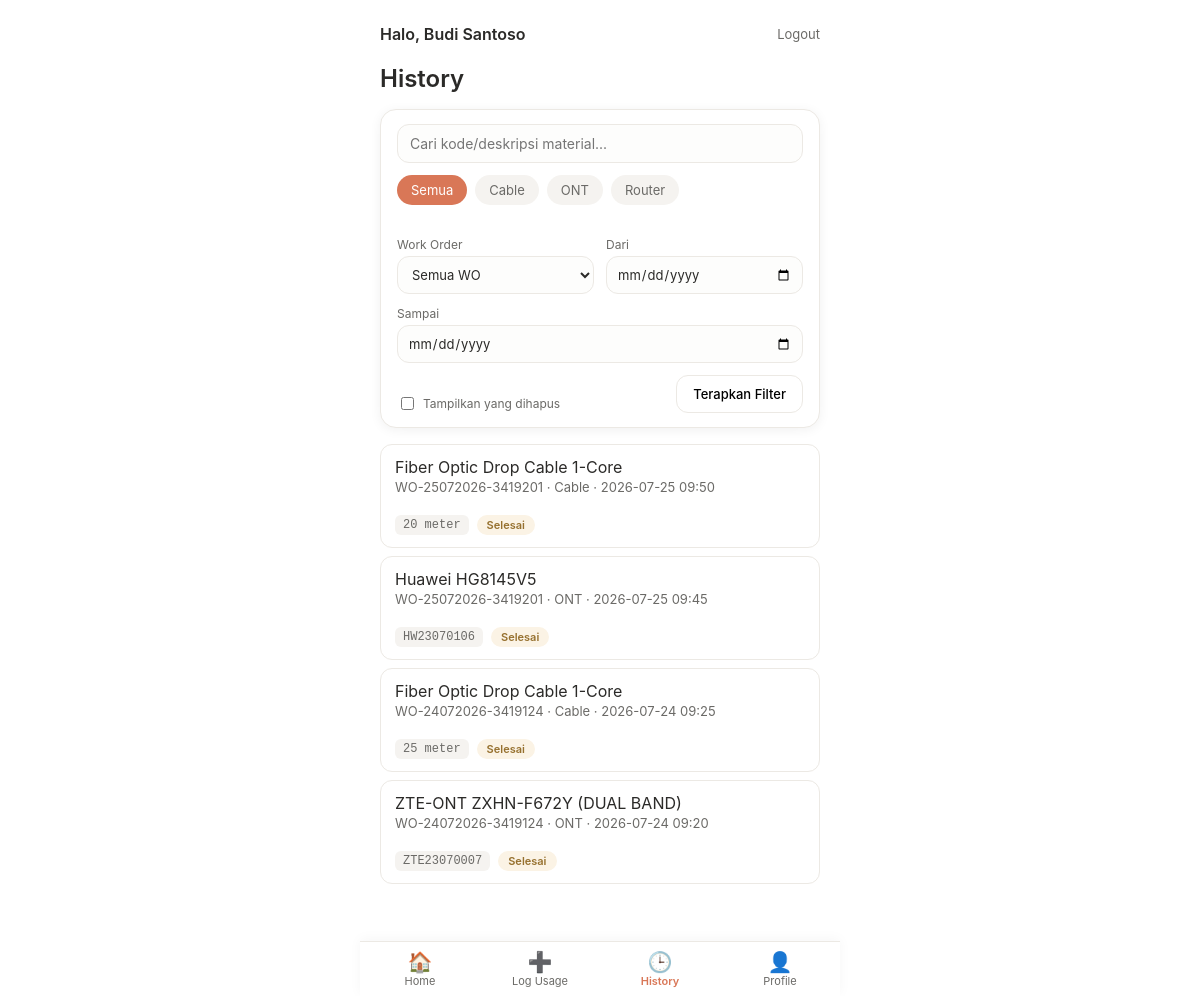
/index.php?page=history (signed in), run on the app's committed database.
### tables this page shows
CREATE TABLE categories (
  id INT AUTO_INCREMENT PRIMARY KEY,
  name VARCHAR(50) NOT NULL UNIQUE,
  code_prefix VARCHAR(10) NOT NULL UNIQUE,
  created_at DATETIME NOT NULL DEFAULT CURRENT_TIMESTAMP
);

CREATE TABLE usage_logs (
  id INT AUTO_INCREMENT PRIMARY KEY,
  wo_id INT NOT NULL,
  technician_id INT NOT NULL,
  material_id INT NOT NULL,
  serial_number VARCHAR(100) NULL,    
  qty_used DECIMAL(10,2) NULL,        
  is_deleted TINYINT(1) NOT NULL DEFAULT 0,
  deleted_at DATETIME NULL,
  created_at DATETIME NOT NULL DEFAULT CURRENT_TIMESTAMP,
  CONSTRAINT fk_usage_logs_wo
    FOREIGN KEY (wo_id) REFERENCES work_orders(id)
    ON DELETE RESTRICT ON UPDATE CASCADE,
  CONSTRAINT fk_usage_logs_technician
    FOREIGN KEY (technician_id) REFERENCES users(id)
    ON DELETE RESTRICT ON UPDATE CASCADE,
  CONSTRAINT fk_usage_logs_material
    FOREIGN KEY (material_id) REFERENCES materials(id)
    ON DELETE RESTRICT ON UPDATE CASCADE
);

CREATE TABLE materials (
  id INT AUTO_INCREMENT PRIMARY KEY,
  item_code VARCHAR(30) NOT NULL UNIQUE,
  category_id INT NOT NULL,
  description VARCHAR(255) NOT NULL,
  merk VARCHAR(50),
  tracking_type ENUM('serial', 'quantity') NOT NULL,
  unit VARCHAR(20) NOT NULL,  
  stock_qty DECIMAL(10,2) NOT NULL DEFAULT 0,
  low_stock_threshold DECIMAL(10,2) NULL DEFAULT NULL,
  created_at DATETIME NOT NULL DEFAULT CURRENT_TIMESTAMP,
  CONSTRAINT fk_materials_category
    FOREIGN KEY (category_id) REFERENCES categories(id)
    ON DELETE RESTRICT ON UPDATE CASCADE
);

CREATE TABLE work_orders (
  id INT AUTO_INCREMENT PRIMARY KEY,
  wo_no VARCHAR(50) NOT NULL UNIQUE,
  wo_date DATE NOT NULL,
  technician_id INT NOT NULL,
  customer_name VARCHAR(150) NOT NULL,
  customer_address VARCHAR(255),
  port_fat VARCHAR(100),
  status ENUM('open', 'completed') NOT NULL DEFAULT 'open',
  notes TEXT NULL,
  created_at DATETIME NOT NULL DEFAULT CURRENT_TIMESTAMP,
  CONSTRAINT fk_work_orders_technician
    FOREIGN KEY (technician_id) REFERENCES users(id)
    ON DELETE RESTRICT ON UPDATE CASCADE
);

### app/controllers/UsageLogController.php (called while the page is built, shortened)
<?php
require_once __DIR__ . '/../core/Auth.php';
require_once __DIR__ . '/../models/Category.php';
require_once __DIR__ . '/../models/UsageLog.php';
class UsageLogController
{
    public function history(): void
    {
        $user = Auth::user();
        $filters = $this->buildFilters($_GET);
        $filters['technician_id'] = $user['id'];
        $logs = UsageLog::getFiltered($filters);
        $categories = Category::getAll();
        $showDeleted = !empty($_GET['show_deleted']);
        require __DIR__ . '/../views/partials/header.php';
        require __DIR__ . '/../views/teknisi/history.php';
        require __DIR__ . '/../views/partials/navbar.php';
        require __DIR__ . '/../views/partials/footer.php';
    }
    private function buildFilters(array $get): array
    {
        $search = trim($get['q'] ?? '');
        return [
            'wo_id'           => !empty($get['wo']) ? (int) $get['wo'] : null,
            'category_id'     => !empty($get['category']) ? (int) $get['category'] : null,
            'search'          => $search !== '' ? $search : null,
            'date_from'       => !empty($get['date_from']) ? $get['date_from'] : null,
            'date_to'         => !empty($get['date_to']) ? $get['date_to'] : null,
            'include_deleted' => !empty($get['show_deleted']),
        ];
    }
}

### app/core/Router.php (called while the page is built, shortened)
<?php
class Router
{
    private static array $routes = [
        'login'     => ['AuthController', 'showLogin'],
        'do_login'  => ['AuthController', 'login'],
        'logout'    => ['AuthController', 'logout'],
        'dashboard' => ['DashboardController', 'index'],
        'home'      => ['DashboardController', 'teknisiHome'],
        'materials'             => ['MaterialController', 'index'],
        'material-form'         => ['MaterialController', 'form'],
        'material-save'         => ['MaterialController', 'save'],
        'material-serials'      => ['MaterialController', 'serials'],
        'material-serial-add'   => ['MaterialController', 'addSerial'],
        'material-stock-adjust' => ['MaterialController', 'adjustStock'],
        'workorders'             => ['WorkOrderController', 'index'],
        'workorder-form'         => ['WorkOrderController', 'form'],
        'workorder-save'         => ['WorkOrderController', 'save'],
        'workorder-detail'       => ['WorkOrderController', 'detail'],
        'workorder-toggle-status' => ['WorkOrderController', 'toggleStatus'],
        'log-usage'      => ['UsageLogController', 'form'],
        'usage-log-save' => ['UsageLogController', 'save'],
        'usage-log-edit'   => ['UsageLogController', 'editForm'],
        'usage-log-update' => ['UsageLogController', 'update'],
        'usage-log-delete' => ['UsageLogController', 'delete'],
        'history' => ['UsageLogController', 'history'],
        'logs'    => ['UsageLogController', 'adminLogs'],
        'audit-log' => ['AuditController', 'index'],
    ];
    public static function dispatch(): void
    {
        $page = $_GET['page'] ?? '';
        [$controllerName, $method] = self::$routes[$page];
        $controller = new $controllerName();
        $controller->$method();
    }
}

### public/index.php (called while the page is built, shortened)
<?php
require_once __DIR__ . '/../app/core/Auth.php';
require_once __DIR__ . '/../app/core/Router.php';
Router::dispatch();

### app/core/Auth.php (called while the page is built, shortened)
<?php
class Auth
{
    public static function user(): ?array
    {
        return $_SESSION['user'] ?? null;
    }
}

### app/models/Category.php (called while the page is built, shortened)
<?php
class Category
{
    public static function getAll(): array
    {
        $pdo = Database::getConnection();
        $stmt = $pdo->query('SELECT * FROM categories ORDER BY name ASC');
        return $stmt->fetchAll();
    }
}

### app/models/UsageLog.php (called while the page is built, shortened)
<?php
class UsageLog
{
    public static function getFiltered(array $filters): array
    {
        $pdo = Database::getConnection();
        $sql = "SELECT ul.id, ul.wo_id, ul.technician_id, ul.material_id, ul.serial_number,
                       ul.qty_used, ul.is_deleted, ul.deleted_at, ul.created_at,
                       m.item_code, m.description AS material_description, m.unit,
                       m.tracking_type, m.category_id,
                       c.name AS category_name,
                       wo.wo_no, wo.status AS wo_status,
                       u.name AS technician_name
                FROM usage_logs ul
                JOIN materials m ON m.id = ul.material_id
                JOIN categories c ON c.id = m.category_id
                JOIN work_orders wo ON wo.id = ul.wo_id
                JOIN users u ON u.id = ul.technician_id
                WHERE 1=1";
        $params = [];
        if (empty($filters['include_deleted'])) {
            $sql .= ' AND ul.is_deleted = 0';
        }
        if (!empty($filters['technician_id'])) {
            $sql .= ' AND ul.technician_id = :technician_id';
            $params['technician_id'] = $filters['technician_id'];
        }
        $sql .= ' ORDER BY ul.created_at DESC, ul.id DESC';
        $stmt = $pdo->prepare($sql);
        $stmt->execute($params);
        return $stmt->fetchAll();
    }
}

### app/views/teknisi/history.php (the view, shortened to what this page needs)
<?php
$currentWo = $_GET['wo'] ?? '';
$currentCategory = $_GET['category'] ?? '';
$currentSearch = htmlspecialchars($_GET['q'] ?? '');
$currentDateFrom = htmlspecialchars($_GET['date_from'] ?? '');
$currentDateTo = htmlspecialchars($_GET['date_to'] ?? '');
?>
<div class="container">
    <div class="topbar">
        <span class="topbar-greeting">Halo, <?= htmlspecialchars($user['name']) ?></span>
        <a href="index.php?page=logout" class="topbar-logout">Logout</a>
    </div>
    <div class="section-header">
        <h2>History</h2>
    </div>
    <form method="GET" action="index.php" class="filter-panel">
        <div class="filter-row">
            <input type="text" name="q" value="<?= $currentSearch ?>" placeholder="Cari kode/deskripsi material...">
        </div>
        <div class="chip-row">
            <a href="index.php?page=history<?= $currentWo !== '' ? '&wo=' . urlencode($currentWo) : '' ?><?= $currentSearch !== '' ? '&q=' . urlencode($currentSearch) : '' ?><?= $currentDateFrom !== '' ? '&date_from=' . urlencode($currentDateFrom) : '' ?><?= $currentDateTo !== '' ? '&date_to=' . urlencode($currentDateTo) : '' ?><?= $showDeleted ? '&show_deleted=1' : '' ?>"
               class="chip<?= $currentCategory === '' ? ' active' : '' ?>">Semua</a>
            <?php foreach ($categories as $cat): ?>
                <a href="index.php?page=history&category=<?= $cat['id'] ?><?= $currentWo !== '' ? '&wo=' . urlencode($currentWo) : '' ?><?= $currentSearch !== '' ? '&q=' . urlencode($currentSearch) : '' ?><?= $currentDateFrom !== '' ? '&date_from=' . urlencode($currentDateFrom) : '' ?><?= $currentDateTo !== '' ? '&date_to=' . urlencode($currentDateTo) : '' ?><?= $showDeleted ? '&show_deleted=1' : '' ?>"
                   class="chip<?= (string) $currentCategory === (string) $cat['id'] ? ' active' : '' ?>">
                    <?= htmlspecialchars($cat['name']) ?>
                </a>
            <?php endforeach; ?>
        </div>
        <div class="filter-row">
            <label>Work Order
                <select name="wo">
                    <option value="">Semua WO</option>
                </select>
            </label>
            <label>Dari
                <input type="date" name="date_from" value="<?= $currentDateFrom ?>">
            </label>
            <label>Sampai
                <input type="date" name="date_to" value="<?= $currentDateTo ?>">
            </label>
        </div>
        <div class="filter-row">
            <label class="filter-checkbox">
                <input type="checkbox" name="show_deleted" value="1" <?= $showDeleted ? 'checked' : '' ?>>
                Tampilkan yang dihapus
            </label>
            <button type="submit" class="btn-search">Terapkan Filter</button>
        </div>
    </form>
    <?php if (empty($logs)): ?>
        <p class="placeholder-note">Tidak ada log yang cocok.</p>
    <?php else: ?>
        <div class="serial-list">
            <?php foreach ($logs as $log): ?>
                <?php
                    $isDeleted = (int) $log['is_deleted'] === 1;
                    $canManage = !$isDeleted && $log['wo_status'] === 'open';
                    $qtyDisplay = $log['serial_number']
                        ? $log['serial_number']
                        : rtrim(rtrim(number_format((float) $log['qty_used'], 2, '.', ''), '0'), '.') . ' ' . $log['unit'];
                ?>
                <div class="serial-row log-row<?= $isDeleted ? ' log-row-deleted' : '' ?>">
                    <div class="log-row-info">
                        <div><?= htmlspecialchars($log['material_description']) ?></div>
                        <div class="material-meta">
                            <?= htmlspecialchars($log['wo_no']) ?> ·
                            <?= htmlspecialchars($log['category_name']) ?> ·
                            <?= htmlspecialchars(substr($log['created_at'], 0, 16)) ?>
                        </div>
                    </div>
                    <div class="log-row-actions">
                        <span class="mono-code"><?= htmlspecialchars($qtyDisplay) ?></span>
                        <?php if ($isDeleted): ?>
                            <span class="badge badge-deleted">Dihapus</span>
                        <?php else: ?>
                            <span class="badge badge-quantity">Selesai</span>
                        <?php endif; ?>
                    </div>
                </div>
            <?php endforeach; ?>
        </div>
    <?php endif; ?>
</div>

### public/assets/css/style.css (style rules this page uses)
:root { --color-bg: #FFFFFF; --color-surface: #FFFFFF; --color-text: #2B2A28; --color-text-muted: #6B6A67; --color-accent: #D97757; --color-accent-hover: #C5643F; --color-border: #ECE9E4; --color-danger: #B4533F; --color-danger-bg: #FBEDE9; --shadow-soft: 0 2px 12px rgba(0, 0, 0, 0.06); --radius-lg: 16px; --radius-md: 12px; }
* { box-sizing: border-box; }
body { margin: 0; font-family: -apple-system, BlinkMacSystemFont, 'Segoe UI', Roboto, sans-serif; background: var(--color-bg); color: var(--color-text); -webkit-font-smoothing: antialiased; }
h1, h2, h3 { font-weight: 600; }
.container { padding: 24px 20px; }
.topbar { display: flex; justify-content: space-between; align-items: center; margin-bottom: 20px; }
.topbar-greeting { font-size: 16px; font-weight: 600; }
.topbar-logout { font-size: 13px; color: var(--color-text-muted); text-decoration: none; }
.section-header { display: flex; justify-content: space-between; align-items: center; margin-bottom: 16px; }
.section-header h2 { margin: 0; }
.btn-search { padding: 10px 16px; border: 1px solid var(--color-border); border-radius: var(--radius-md); background: #fff; font-size: 13px; font-weight: 500; cursor: pointer; font-family: inherit; }
.chip-row { display: flex; gap: 8px; overflow-x: auto; padding-bottom: 4px; margin-bottom: 16px; }
.chip { flex-shrink: 0; padding: 7px 14px; border-radius: 999px; background: #F5F3F0; color: var(--color-text-muted); font-size: 13px; text-decoration: none; white-space: nowrap; }
.chip.active { background: var(--color-accent); color: #fff; }
.mono-code { font-family: 'SFMono-Regular', Consolas, monospace; font-size: 12px; color: var(--color-text-muted); background: #F5F3F0; padding: 3px 8px; border-radius: 6px; }
.badge { display: inline-block; padding: 3px 10px; border-radius: 999px; font-size: 11px; font-weight: 600; }
.badge-quantity { background: #FBF3E5; color: #96702E; }
.material-meta { font-size: 13px; color: var(--color-text-muted); margin-bottom: 10px; }
.serial-list { display: flex; flex-direction: column; gap: 8px; }
.serial-row { display: flex; justify-content: space-between; align-items: center; background: var(--color-surface); border: 1px solid var(--color-border); border-radius: var(--radius-md); padding: 12px 14px; }
.log-row { flex-wrap: wrap; gap: 10px; }
.log-row-actions { display: flex; align-items: center; gap: 8px; flex-wrap: wrap; }
.filter-panel { background: var(--color-surface); border: 1px solid var(--color-border); border-radius: var(--radius-lg); box-shadow: var(--shadow-soft); padding: 14px 16px; margin-bottom: 16px; display: flex; flex-direction: column; gap: 12px; }
.filter-panel input[type="text"] { width: 100%; padding: 10px 12px; border: 1px solid var(--color-border); border-radius: var(--radius-md); font-size: 14px; font-family: inherit; background: #FDFDFC; }
.filter-row { display: flex; gap: 12px; flex-wrap: wrap; align-items: flex-end; }
.filter-row label { display: flex; flex-direction: column; gap: 4px; font-size: 12px; color: var(--color-text-muted); flex: 1; min-width: 130px; }
.filter-row select, .filter-row input[type="date"] { padding: 9px 10px; border: 1px solid var(--color-border); border-radius: var(--radius-md); font-size: 13px; font-family: inherit; background: #FDFDFC; color: var(--color-text); }
.filter-checkbox { flex-direction: row !important; align-items: center; gap: 6px !important; font-size: 13px; color: var(--color-text-muted); flex: 1; }
.log-row-info { display: flex; flex-direction: column; gap: 2px; }

### data on the page
categories: name "Cable"
categories: name "ONT"
categories: name "Router"
usage_logs: material.description "Fiber Optic Drop Cable 1-Core", wo.wo_no "WO-25072026-3419201", categories.name "Cable", created_at "2026-07-25 09:50", qtyDisplay "20 meter", is_deleted "Selesai"
usage_logs: material.description "Huawei HG8145V5", wo.wo_no "WO-25072026-3419201", categories.name "ONT", created_at "2026-07-25 09:45", serial_number "HW23070106", is_deleted "Selesai"
usage_logs: material.description "Fiber Optic Drop Cable 1-Core", wo.wo_no "WO-24072026-3419124", categories.name "Cable", created_at "2026-07-24 09:25", qtyDisplay "25 meter", is_deleted "Selesai"
usage_logs: material.description "ZTE-ONT ZXHN-F672Y (DUAL BAND)", wo.wo_no "WO-24072026-3419124", categories.name "ONT", created_at "2026-07-24 09:20", serial_number "ZTE23070007", is_deleted "Selesai"

### other printed values
$user['name'] "Budi Santoso"
$item['icon'] "🏠"
$item['label'] "Home"
$item['icon'] "➕"
$item['label'] "Log Usage"
$item['icon'] "🕒"
$item['label'] "History"
$item['icon'] "👤"
$item['label'] "Profile"
